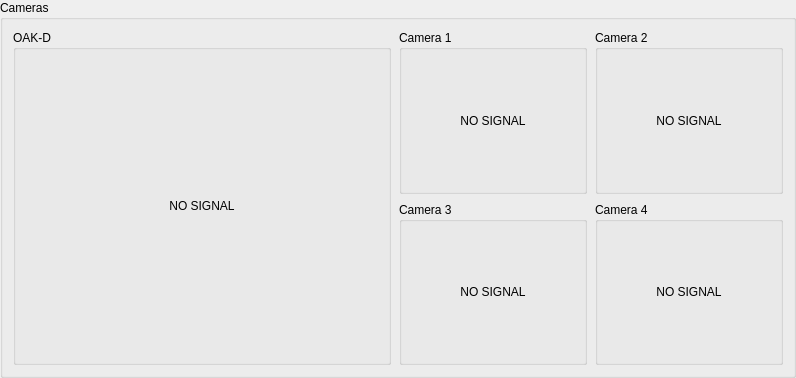
         <widget class="QGroupBox" name="gb_cameras">
          <property name="title">
           <string>Cameras</string>
          </property>
          <layout class="QGridLayout" name="cameraGrid" rowstretch="1,1" columnstretch="2,1,1">
           <property name="leftMargin">
            <number>10</number>
           </property>
           <property name="topMargin">
            <number>10</number>
           </property>
           <property name="rightMargin">
            <number>10</number>
           </property>
           <property name="bottomMargin">
            <number>10</number>
           </property>
           <property name="spacing">
            <number>8</number>
           </property>
           <item row="0" column="0" rowspan="2">
            <widget class="QGroupBox" name="gb_oakd">
             <property name="title">
              <string>OAK-D</string>
             </property>
             <layout class="QVBoxLayout" name="gb_oakd_layout">
              <property name="spacing">
               <number>0</number>
              </property>
              <property name="leftMargin">
               <number>6</number>
              </property>
              <property name="topMargin">
               <number>6</number>
              </property>
              <property name="rightMargin">
               <number>6</number>
              </property>
              <property name="bottomMargin">
               <number>6</number>
              </property>
              <item>
               <widget class="QLabel" name="lbl_oakd">
                <property name="sizePolicy">
                 <sizepolicy hsizetype="Expanding" vsizetype="Expanding">
                  <horstretch>0</horstretch>
                  <verstretch>0</verstretch>
                 </sizepolicy>
                </property>
                <property name="minimumSize">
                 <size>
                  <width>360</width>
                  <height>300</height>
                 </size>
                </property>
                <property name="text">
                 <string>NO SIGNAL</string>
                </property>
                <property name="scaledContents">
                 <bool>true</bool>
                </property>
                <property name="alignment">
                 <set>Qt::AlignCenter</set>
                </property>
               </widget>
              </item>
             </layout>
            </widget>
           </item>
           <item row="0" column="1">
            <widget class="QGroupBox" name="gb_cam1">
             <property name="title">
              <string>Camera 1</string>
             </property>
             <layout class="QVBoxLayout" name="gb_cam1_layout">
              <property name="spacing">
               <number>0</number>
              </property>
              <property name="leftMargin">
               <number>6</number>
              </property>
              <property name="topMargin">
               <number>6</number>
              </property>
              <property name="rightMargin">
               <number>6</number>
              </property>
              <property name="bottomMargin">
               <number>6</number>
              </property>
              <item>
               <widget class="QLabel" name="lbl_cam1">
                <property name="sizePolicy">
                 <sizepolicy hsizetype="Expanding" vsizetype="Expanding">
                  <horstretch>0</horstretch>
                  <verstretch>0</verstretch>
                 </sizepolicy>
                </property>
                <property name="minimumSize">
                 <size>
                  <width>170</width>
                  <height>120</height>
                 </size>
                </property>
                <property name="text">
                 <string>NO SIGNAL</string>
                </property>
                <property name="scaledContents">
                 <bool>true</bool>
                </property>
                <property name="alignment">
                 <set>Qt::AlignCenter</set>
                </property>
               </widget>
              </item>
             </layout>
            </widget>
           </item>
           <item row="0" column="2">
            <widget class="QGroupBox" name="gb_cam2">
             <property name="title">
              <string>Camera 2</string>
             </property>
             <layout class="QVBoxLayout" name="gb_cam2_layout">
              <property name="spacing">
               <number>0</number>
              </property>
              <property name="leftMargin">
               <number>6</number>
              </property>
              <property name="topMargin">
               <number>6</number>
              </property>
              <property name="rightMargin">
               <number>6</number>
              </property>
              <property name="bottomMargin">
               <number>6</number>
              </property>
              <item>
               <widget class="QLabel" name="lbl_cam2">
                <property name="sizePolicy">
                 <sizepolicy hsizetype="Expanding" vsizetype="Expanding">
                  <horstretch>0</horstretch>
                  <verstretch>0</verstretch>
                 </sizepolicy>
                </property>
                <property name="minimumSize">
                 <size>
                  <width>170</width>
                  <height>120</height>
                 </size>
                </property>
                <property name="text">
                 <string>NO SIGNAL</string>
                </property>
                <property name="scaledContents">
                 <bool>true</bool>
                </property>
                <property name="alignment">
                 <set>Qt::AlignCenter</set>
                </property>
               </widget>
              </item>
             </layout>
            </widget>
           </item>
           <item row="1" column="1">
            <widget class="QGroupBox" name="gb_cam3">
             <property name="title">
              <string>Camera 3</string>
             </property>
             <layout class="QVBoxLayout" name="gb_cam3_layout">
              <property name="spacing">
               <number>0</number>
              </property>
              <property name="leftMargin">
               <number>6</number>
              </property>
              <property name="topMargin">
               <number>6</number>
              </property>
              <property name="rightMargin">
               <number>6</number>
              </property>
              <property name="bottomMargin">
               <number>6</number>
              </property>
              <item>
               <widget class="QLabel" name="lbl_cam3">
                <property name="sizePolicy">
                 <sizepolicy hsizetype="Expanding" vsizetype="Expanding">
                  <horstretch>0</horstretch>
                  <verstretch>0</verstretch>
                 </sizepolicy>
                </property>
                <property name="minimumSize">
                 <size>
                  <width>170</width>
                  <height>120</height>
                 </size>
                </property>
                <property name="text">
                 <string>NO SIGNAL</string>
                </property>
                <property name="scaledContents">
                 <bool>true</bool>
                </property>
                <property name="alignment">
                 <set>Qt::AlignCenter</set>
                </property>
               </widget>
              </item>
             </layout>
            </widget>
           </item>
           <item row="1" column="2">
            <widget class="QGroupBox" name="gb_cam4">
             <property name="title">
              <string>Camera 4</string>
             </property>
             <layout class="QVBoxLayout" name="gb_cam4_layout">
              <property name="spacing">
               <number>0</number>
              </property>
              <property name="leftMargin">
               <number>6</number>
              </property>
              <property name="topMargin">
               <number>6</number>
              </property>
              <property name="rightMargin">
               <number>6</number>
              </property>
              <property name="bottomMargin">
               <number>6</number>
              </property>
              <item>
               <widget class="QLabel" name="lbl_cam4">
                <property name="sizePolicy">
                 <sizepolicy hsizetype="Expanding" vsizetype="Expanding">
                  <horstretch>0</horstretch>
                  <verstretch>0</verstretch>
                 </sizepolicy>
                </property>
                <property name="minimumSize">
                 <size>
                  <width>170</width>
                  <height>120</height>
                 </size>
                </property>
                <property name="text">
                 <string>NO SIGNAL</string>
                </property>
                <property name="scaledContents">
                 <bool>true</bool>
                </property>
                <property name="alignment">
                 <set>Qt::AlignCenter</set>
                </property>
               </widget>
              </item>
             </layout>
            </widget>
           </item>
          </layout>
         </widget>
